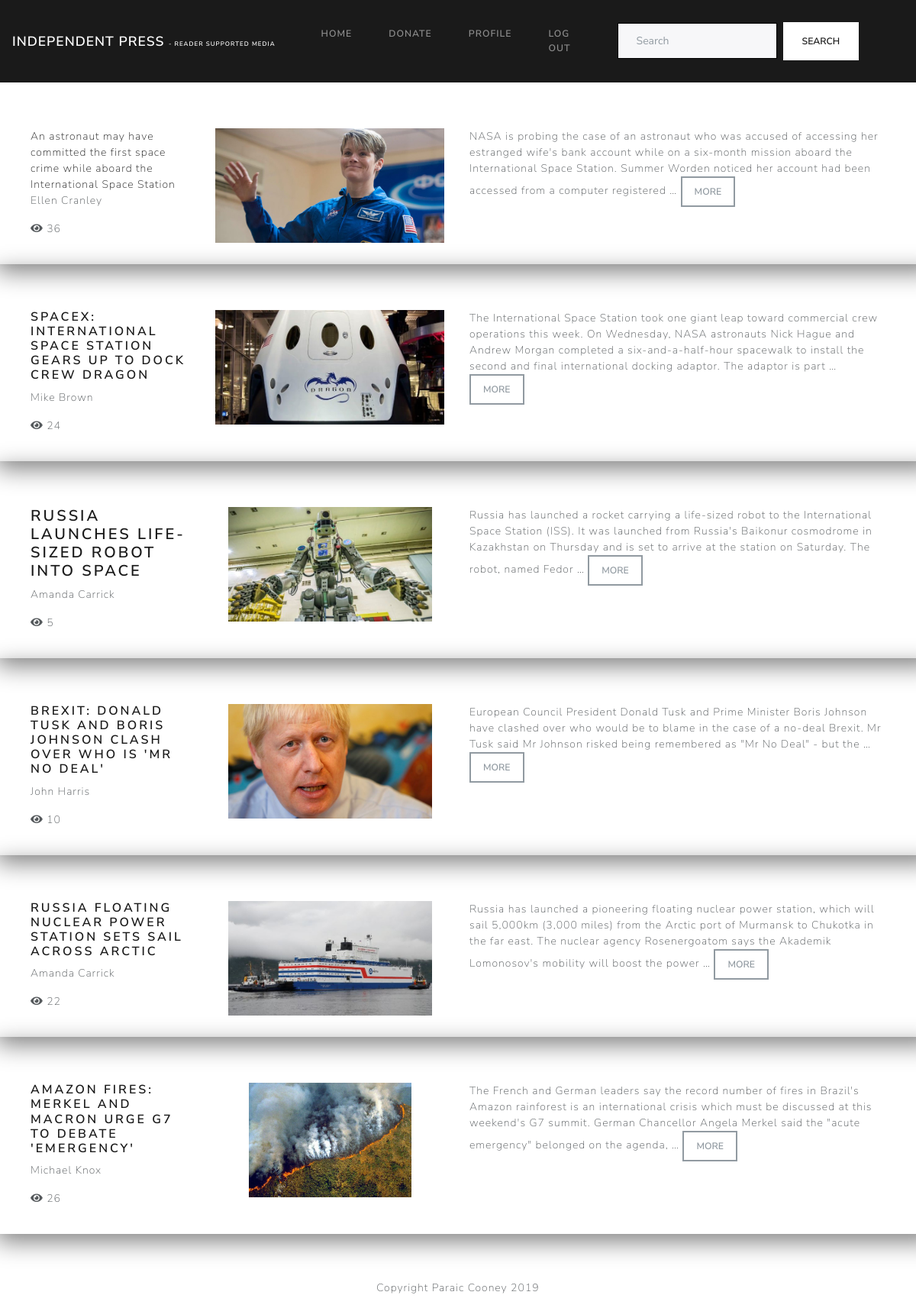
Screenshot of /articles/ (signed in) with the database file from the repository.
### articles/models.py (models this page shows, shortened)
class Article(models.Model):
    headline = models.CharField(max_length=254, default='')
    author = models.CharField(max_length=50, default='')
    content = models.TextField()
    created_date = models.DateTimeField(auto_now_add=True)
    published_date = models.DateTimeField(blank=True, null=True, default=timezone.now)
    views = models.IntegerField(default=0)
    tag = models.CharField(max_length=100, blank=True, null=True)
    image = models.ImageField(upload_to='images')

### articles/views.py (the view)
def all_articles(request):
    articles = Article.objects.all().order_by('-published_date')
    return render(request, "index.html", {"articles": articles})

### articles/templates/index.html
{% extends 'base.html' %}
{% block content %}
{% if  articles %}
{% for article in articles %}
<div class="row article-row">
    <div class="col-sm-12 col-md-6">
        <div class="row">
        <div class="col-5">
            {% if  article.headline|length >= 90 %}
            <a href="{% url 'full_article' article.id %}"><h7 class="headline">{{ article.headline }}</h7></a>
            {% elif  article.headline|length >= 70 %}
            <a href="{% url 'full_article' article.id %}"><h6 class="headline">{{ article.headline }}</h6></a>
            {% elif  article.headline|length >= 50 %}
            <a href="{% url 'full_article' article.id %}"><h5 class="headline">{{ article.headline }}</h5></a>
            {% else %}
            <a href="{% url 'full_article' article.id %}"><h4 class="headline">{{ article.headline }}</h4></a>
            {% endif %}
                <p>{{ article.author }}</p>
                <p><i class="fas fa-eye"></i> {{article.views}}</p>
        </div>
        <div class="col-7 article-thumbnail" style="background-image: url('{{ MEDIA_URL }}{{ article.image }}')">
        </div>
        </div>
    </div>
    <div class="article-summary col-6">
        <p>{{ article.content|truncatewords:40 }}
        <a href="{% url 'full_article' article.id %}"><button type="button" class="btn btn-outline-secondary">More</button></a></p>
    </div>
</div>
{% endfor %}
{% else %}
<div class="no-results-row container">
    <h5>No results</h5>
</div>
{% endif %}
{% endblock %}

### static/css/custom.css (style rules this page uses)
.article-thumbnail, .article-picture { background-size: contain; background-position: center center; background-repeat: no-repeat; }
.article-thumbnail { width: 150px; height: 150px; float: right; }
.article-row { max-height: 45vh; overflow:hidden; padding: 60px 40px 20px 40px; box-shadow:10px 10px 30px grey; }
.btn-outline-secondary { padding: 6px 16px 6px 16px; }
.article-summary { display:none; }
@media screen and (min-width:768px) { .article-summary { display:block!important; } }

### rows the page displays
Article: headline "An astronaut may have committed the first space crime while aboard the International Space Station", author "Ellen Cranley", views "36", image (picture), content "NASA is probing the case of an astronaut who was accused of accessing her estranged wife's bank account while on a six-month mission aboard the International Space Station. Summer Worden noticed her account had been accessed from a computer registered …"
Article: headline "SPACEX: INTERNATIONAL SPACE STATION GEARS UP TO DOCK CREW DRAGON", author "Mike Brown", views "24", image (picture), content "The International Space Station took one giant leap toward commercial crew operations this week. On Wednesday, NASA astronauts Nick Hague and Andrew Morgan completed a six-and-a-half-hour spacewalk to install the second and final international docking adaptor. The adaptor is part …"
Article: headline "RUSSIA LAUNCHES LIFE-SIZED ROBOT INTO SPACE", author "Amanda Carrick", views "5", image (picture), content "Russia has launched a rocket carrying a life-sized robot to the International Space Station (ISS). It was launched from Russia's Baikonur cosmodrome in Kazakhstan on Thursday and is set to arrive at the station on Saturday. The robot, named Fedor …"
Article: headline "BREXIT: DONALD TUSK AND BORIS JOHNSON CLASH OVER WHO IS 'MR NO DEAL'", author "John Harris", views "10", image (picture), content "European Council President Donald Tusk and Prime Minister Boris Johnson have clashed over who would be to blame in the case of a no-deal Brexit. Mr Tusk said Mr Johnson risked being remembered as \"Mr No Deal\" - but the …"
Article: headline "RUSSIA FLOATING NUCLEAR POWER STATION SETS SAIL ACROSS ARCTIC", author "Amanda Carrick", views "22", image (picture), content "Russia has launched a pioneering floating nuclear power station, which will sail 5,000km (3,000 miles) from the Arctic port of Murmansk to Chukotka in the far east. The nuclear agency Rosenergoatom says the Akademik Lomonosov's mobility will boost the power …"
Article: headline "AMAZON FIRES: MERKEL AND MACRON URGE G7 TO DEBATE 'EMERGENCY'", author "Michael Knox", views "26", image (picture), content "The French and German leaders say the record number of fires in Brazil's Amazon rainforest is an international crisis which must be discussed at this weekend's G7 summit. German Chancellor Angela Merkel said the \"acute emergency\" belonged on the agenda, …"
